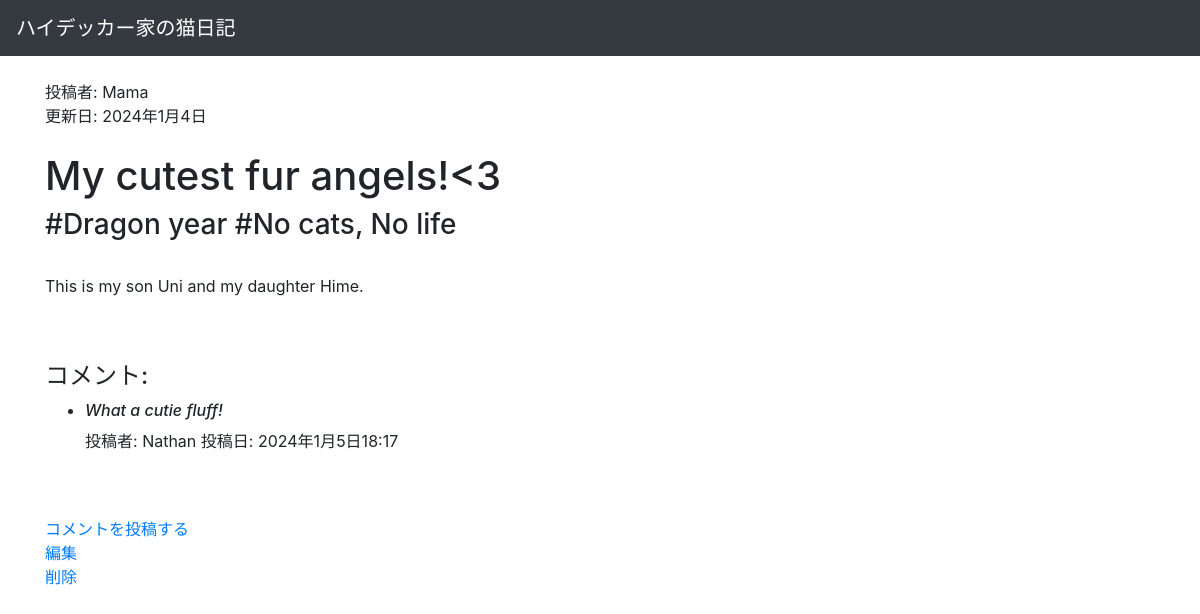
Page /blogapp/post/1/ on the earlier database version.
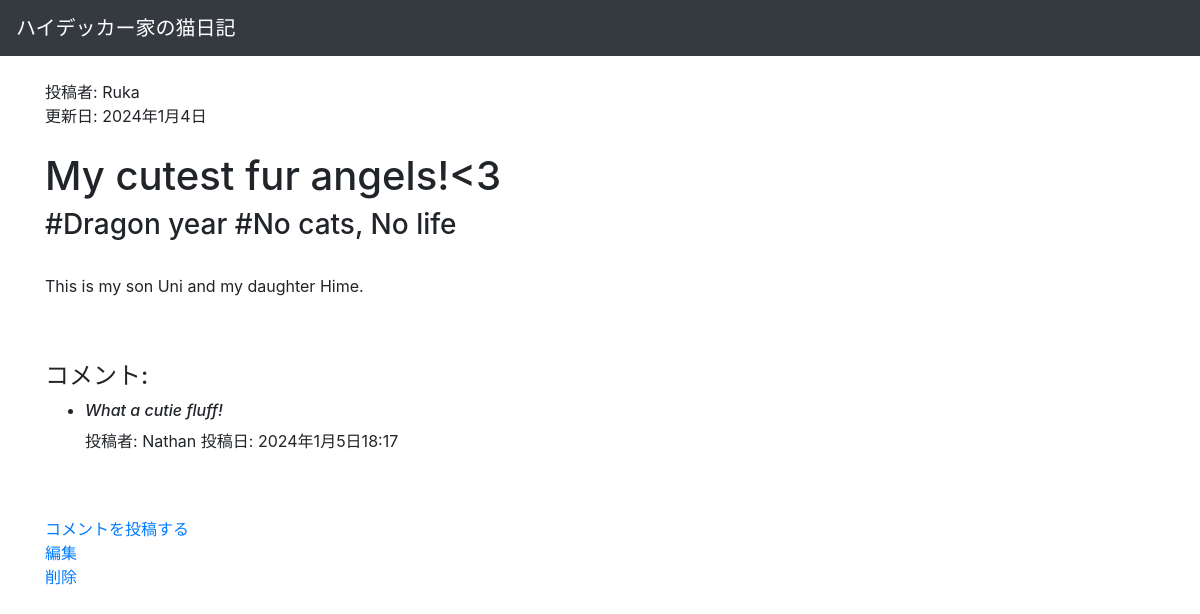
Same page on the later database version.
### blogapp/models.py (models this page shows, shortened)
class Post(models.Model):
    title = models.CharField(max_length=100)
    body = models.TextField()
    update_date = models.DateField("Last update", default=timezone.now)
    tags = models.ManyToManyField("Tag", blank=True, related_name="tags_on_post")
    author = models.ForeignKey(Author,on_delete=models.CASCADE)

class Author(models.Model):
    name = models.CharField(max_length=100)
    def __str__(self):
        return self.name

### blogapp/views.py (the view)
# urls.py: path("post/<int:pk>/", views.PostDetailView.as_view(), name="post_detail"),
class PostDetailView(generic.DetailView):
    model = Post
    template_name = "blogapp/detail.html"
    def get_context_data(self, **kwargs: Any) -> dict[str, Any]:
        context = super().get_context_data(**kwargs)
        post = self.get_object()
        comments = Comment.objects.filter(post=post)
        context["comment_list"] = comments
        return context

### blogapp/templates/blogapp/detail.html
{% extends "blogapp/base.html" %}
{% block main %}
    <h7>投稿者: {{ post.author }} <br> 更新日: {{ post.update_date }}</h7>
    <br>
    <br>
    <h1>{{ post.title }}</h1>
    {% if post.tags.all %}
        <h3>
            {% for tag in post.tags.all %}
                #{{ tag.tag_name }}
            {% endfor %}
        </h3>
    {% endif %}
    <br>
    <p>{{ post.body }}</p>
    <br>
    <br>
    <h4>コメント:</h4>
    <ul>
        {% for comment in comment_list %}
            <li>
                <i><h6>{{comment.comments}}</h6></i>
                <h9>投稿者: {{ comment.name }}</h9>
                <h9>投稿日: {{ comment.comment_PostedDate }}</h9>
            </li>
            {% endfor %}
        </ul>
    <br>
    <br>
    <a href="{% url 'blogapp:comment' object.pk %}">コメントを投稿する</a>
    <br>
    <a href="{% url 'blogapp:update' object.pk %}">編集</a>
    <br>
    <a href="{% url 'blogapp:delete' object.pk %}">削除</a>
{% endblock %}

Differences in the rows shown:
changed through a linked row, Post "My cutest fur angels!<3": author "Mama" → "Ruka"
